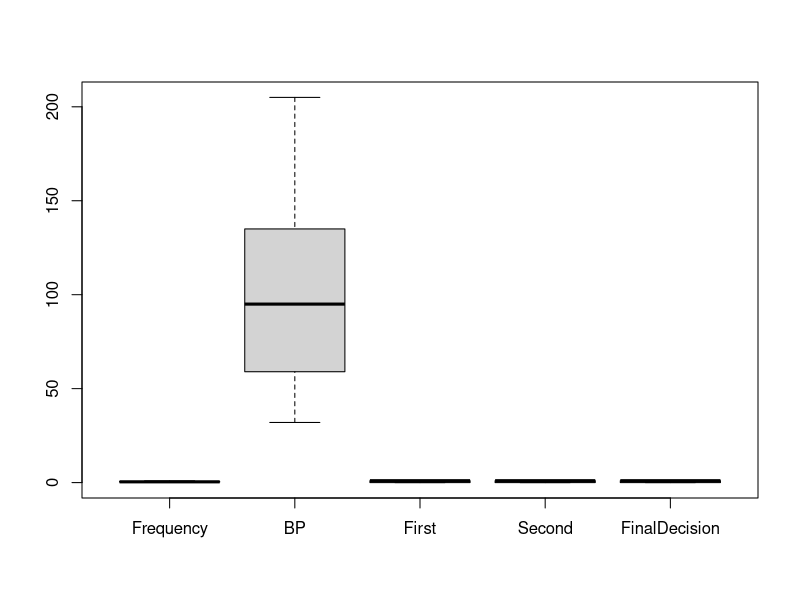
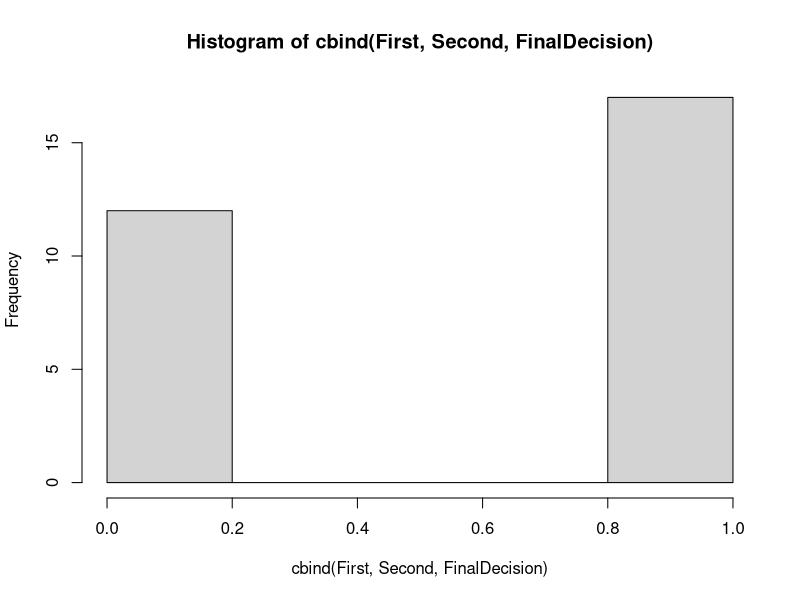

Write the R code that produced these figures, in order.
Frequency <- c(0.6,0.3,0.4,0.4,0.2,0.6,0.3,0.4,0.9,0.2)
BP <- c(103,87,32,42,59,109,78,205,135,176)
First <- c(1,1,1,1,0,0,0,0,NA,1)
Second <- c(0,0,1,1,0,0,1,1,1,1)
FinalDecision <- c(0,1,0,1,0,1,0,1,1,1)


boxplot(cbind(Frequency, BP, First, Second, FinalDecision), beside = T)

hist(cbind(First,Second,FinalDecision))

